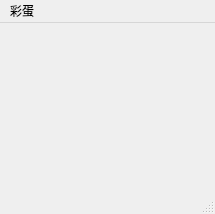
<?xml version="1.0" encoding="UTF-8"?>
<ui version="4.0">
 <class>MainWindow</class>
 <widget class="QMainWindow" name="MainWindow">
  <property name="geometry">
   <rect>
    <x>0</x>
    <y>0</y>
    <width>215</width>
    <height>214</height>
   </rect>
  </property>
  <property name="windowTitle">
   <string>MainWindow</string>
  </property>
  <property name="toolTip">
   <string>&lt;html&gt;&lt;head/&gt;&lt;body&gt;&lt;p&gt;&lt;br/&gt;&lt;/p&gt;&lt;/body&gt;&lt;/html&gt;</string>
  </property>
  <property name="whatsThis">
   <string>&lt;html&gt;&lt;head/&gt;&lt;body&gt;&lt;p&gt;&lt;br/&gt;&lt;/p&gt;&lt;/body&gt;&lt;/html&gt;</string>
  </property>
  <widget class="QWidget" name="centralwidget"/>
  <widget class="QMenuBar" name="menubar">
   <property name="geometry">
    <rect>
     <x>0</x>
     <y>0</y>
     <width>215</width>
     <height>23</height>
    </rect>
   </property>
   <widget class="QMenu" name="menu">
    <property name="title">
     <string>彩蛋</string>
    </property>
    <addaction name="action"/>
   </widget>
   <addaction name="menu"/>
  </widget>
  <widget class="QStatusBar" name="statusbar"/>
  <action name="action">
   <property name="text">
    <string>关于我们</string>
   </property>
  </action>
  <action name="action_2">
   <property name="text">
    <string>dsdf</string>
   </property>
  </action>
 </widget>
 <resources/>
 <connections/>
</ui>
